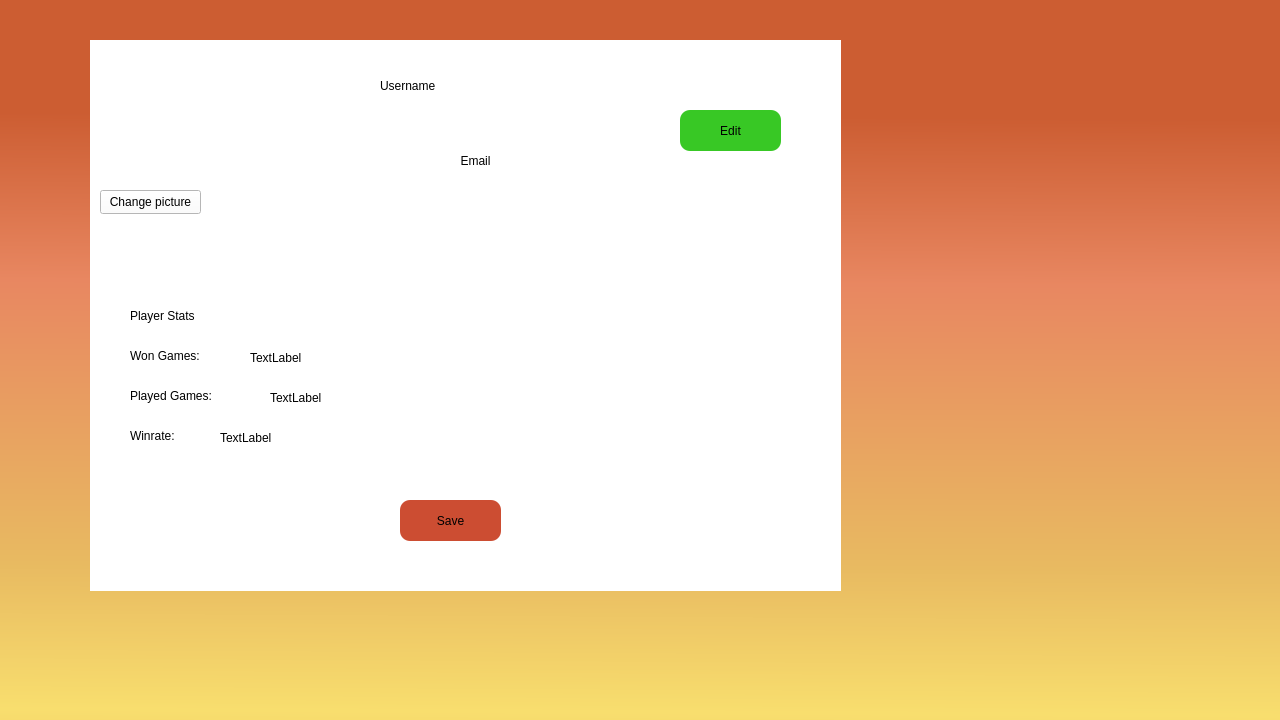
<?xml version="1.0" encoding="UTF-8"?>
<ui version="4.0">
 <class>GameWindow</class>
 <widget class="QDialog" name="GameWindow">
  <property name="geometry">
   <rect>
    <x>0</x>
    <y>0</y>
    <width>1280</width>
    <height>720</height>
   </rect>
  </property>
  <property name="minimumSize">
   <size>
    <width>1280</width>
    <height>720</height>
   </size>
  </property>
  <property name="maximumSize">
   <size>
    <width>1280</width>
    <height>720</height>
   </size>
  </property>
  <property name="windowTitle">
   <string>Dialog</string>
  </property>
  <property name="styleSheet">
   <string notr="true">background-color: qlineargradient(spread:reflect, x1:0.988636, y1:0.995, x2:1, y2:0, stop:0 rgba(248, 222, 110, 255), stop:0.202512 rgba(232, 186, 97, 255), stop:0.598116 rgba(232, 135, 97, 255), stop:0.831439 rgba(204, 93, 50, 255));</string>
  </property>
  <widget class="QWidget" name="GameMenu" native="true">
   <property name="geometry">
    <rect>
     <x>120</x>
     <y>40</y>
     <width>691</width>
     <height>471</height>
    </rect>
   </property>
   <property name="styleSheet">
    <string notr="true">background-color: rgb(255, 255, 255);</string>
   </property>
   <widget class="QLabel" name="GameTitle">
    <property name="geometry">
     <rect>
      <x>240</x>
      <y>30</y>
      <width>231</width>
      <height>71</height>
     </rect>
    </property>
    <property name="styleSheet">
     <string notr="true">font: 700 30pt &quot;Segoe UI&quot;;</string>
    </property>
    <property name="text">
     <string>TRIVIADOR</string>
    </property>
   </widget>
   <widget class="QPushButton" name="MenuPlayButton">
    <property name="geometry">
     <rect>
      <x>280</x>
      <y>140</y>
      <width>131</width>
      <height>41</height>
     </rect>
    </property>
    <property name="mouseTracking">
     <bool>true</bool>
    </property>
    <property name="acceptDrops">
     <bool>true</bool>
    </property>
    <property name="styleSheet">
     <string notr="true">background-color: rgb(213, 106, 65);
font: 700 20pt &quot;Segoe UI&quot;;
border: 2px;
border-radius: 10px;</string>
    </property>
    <property name="text">
     <string>PLAY</string>
    </property>
   </widget>
   <widget class="QPushButton" name="MenuSettingsButton">
    <property name="geometry">
     <rect>
      <x>280</x>
      <y>210</y>
      <width>131</width>
      <height>41</height>
     </rect>
    </property>
    <property name="mouseTracking">
     <bool>true</bool>
    </property>
    <property name="acceptDrops">
     <bool>true</bool>
    </property>
    <property name="styleSheet">
     <string notr="true">background-color: rgb(232, 161, 97);
font: 700 20pt &quot;Segoe UI&quot;;
border: 2px;
border-radius: 10px;</string>
    </property>
    <property name="text">
     <string>SETTINGS</string>
    </property>
   </widget>
   <widget class="QPushButton" name="MenuQuitButton">
    <property name="geometry">
     <rect>
      <x>280</x>
      <y>280</y>
      <width>131</width>
      <height>41</height>
     </rect>
    </property>
    <property name="mouseTracking">
     <bool>true</bool>
    </property>
    <property name="acceptDrops">
     <bool>true</bool>
    </property>
    <property name="styleSheet">
     <string notr="true">background-color: rgb(213, 106, 65);
background-color: rgb(235, 194, 100);
font: 700 20pt &quot;Segoe UI&quot;;
border: 2px;
border-radius: 10px;</string>
    </property>
    <property name="text">
     <string>QUIT</string>
    </property>
   </widget>
   <widget class="QWidget" name="MenuViewProfile" native="true">
    <property name="geometry">
     <rect>
      <x>539</x>
      <y>0</y>
      <width>151</width>
      <height>131</height>
     </rect>
    </property>
    <property name="styleSheet">
     <string notr="true"/>
    </property>
    <widget class="QPushButton" name="MenuViewProfileButton">
     <property name="geometry">
      <rect>
       <x>20</x>
       <y>70</y>
       <width>101</width>
       <height>41</height>
      </rect>
     </property>
     <property name="styleSheet">
      <string notr="true">background-color: rgb(56, 200, 37);
font: 700 12pt &quot;Segoe UI&quot;;
border: 2px;
border-radius: 10px;</string>
     </property>
     <property name="text">
      <string>View</string>
     </property>
    </widget>
    <widget class="QLabel" name="MenuViewProfileText">
     <property name="geometry">
      <rect>
       <x>30</x>
       <y>20</y>
       <width>101</width>
       <height>41</height>
      </rect>
     </property>
     <property name="styleSheet">
      <string notr="true">font: 700 20pt &quot;Segoe UI&quot;;</string>
     </property>
     <property name="text">
      <string>Profile</string>
     </property>
    </widget>
   </widget>
   <zorder>MenuSettingsButton</zorder>
   <zorder>GameTitle</zorder>
   <zorder>MenuPlayButton</zorder>
   <zorder>MenuQuitButton</zorder>
   <zorder>MenuViewProfile</zorder>
  </widget>
  <widget class="QWidget" name="PlayerProfile" native="true">
   <property name="geometry">
    <rect>
     <x>100</x>
     <y>40</y>
     <width>741</width>
     <height>541</height>
    </rect>
   </property>
   <property name="styleSheet">
    <string notr="true">background-color: rgb(255, 255, 255);</string>
   </property>
   <widget class="QLabel" name="ProfileUsernameLabel">
    <property name="geometry">
     <rect>
      <x>280</x>
      <y>30</y>
      <width>141</width>
      <height>31</height>
     </rect>
    </property>
    <property name="styleSheet">
     <string notr="true">font: 700 20pt &quot;Segoe UI&quot;;</string>
    </property>
    <property name="text">
     <string>Username</string>
    </property>
   </widget>
   <widget class="QLabel" name="ProfileEmailLabel">
    <property name="geometry">
     <rect>
      <x>180</x>
      <y>100</y>
      <width>391</width>
      <height>41</height>
     </rect>
    </property>
    <property name="styleSheet">
     <string notr="true">font: 700 12pt &quot;Segoe UI&quot;;</string>
    </property>
    <property name="text">
     <string>Email</string>
    </property>
    <property name="alignment">
     <set>Qt::AlignCenter</set>
    </property>
   </widget>
   <widget class="QLabel" name="ProfilePlayerStatsLabel">
    <property name="geometry">
     <rect>
      <x>30</x>
      <y>250</y>
      <width>201</width>
      <height>51</height>
     </rect>
    </property>
    <property name="styleSheet">
     <string notr="true">font: 700 24pt &quot;Segoe UI&quot;;</string>
    </property>
    <property name="text">
     <string>Player Stats</string>
    </property>
   </widget>
   <widget class="QPushButton" name="ProfileEditButton">
    <property name="geometry">
     <rect>
      <x>580</x>
      <y>70</y>
      <width>101</width>
      <height>41</height>
     </rect>
    </property>
    <property name="styleSheet">
     <string notr="true">background-color: rgb(56, 200, 37);
font: 700 12pt &quot;Segoe UI&quot;;
border: 2px;
border-radius: 10px;</string>
    </property>
    <property name="text">
     <string>Edit</string>
    </property>
   </widget>
   <widget class="QLabel" name="ProfileWonGamesLabel">
    <property name="geometry">
     <rect>
      <x>30</x>
      <y>300</y>
      <width>131</width>
      <height>31</height>
     </rect>
    </property>
    <property name="styleSheet">
     <string notr="true">font: 700 14pt &quot;Segoe UI&quot;;</string>
    </property>
    <property name="text">
     <string>Won Games:</string>
    </property>
   </widget>
   <widget class="QLabel" name="ProfilePlayedGamesLabel">
    <property name="geometry">
     <rect>
      <x>30</x>
      <y>340</y>
      <width>141</width>
      <height>31</height>
     </rect>
    </property>
    <property name="styleSheet">
     <string notr="true">font: 700 14pt &quot;Segoe UI&quot;;</string>
    </property>
    <property name="text">
     <string>Played Games:</string>
    </property>
   </widget>
   <widget class="QLabel" name="ProfileWinRateLabel">
    <property name="geometry">
     <rect>
      <x>30</x>
      <y>380</y>
      <width>141</width>
      <height>31</height>
     </rect>
    </property>
    <property name="styleSheet">
     <string notr="true">font: 700 14pt &quot;Segoe UI&quot;;</string>
    </property>
    <property name="text">
     <string>Winrate:</string>
    </property>
   </widget>
   <widget class="QLabel" name="ProfileDisplayWonGames">
    <property name="geometry">
     <rect>
      <x>150</x>
      <y>310</y>
      <width>71</width>
      <height>16</height>
     </rect>
    </property>
    <property name="text">
     <string>TextLabel</string>
    </property>
   </widget>
   <widget class="QLabel" name="ProfileDisplayPlayedGames">
    <property name="geometry">
     <rect>
      <x>170</x>
      <y>350</y>
      <width>71</width>
      <height>16</height>
     </rect>
    </property>
    <property name="text">
     <string>TextLabel</string>
    </property>
   </widget>
   <widget class="QLabel" name="ProfileDisplayWinRate">
    <property name="geometry">
     <rect>
      <x>120</x>
      <y>390</y>
      <width>71</width>
      <height>16</height>
     </rect>
    </property>
    <property name="text">
     <string>TextLabel</string>
    </property>
   </widget>
   <widget class="QPushButton" name="ProfileSaveButton">
    <property name="geometry">
     <rect>
      <x>300</x>
      <y>460</y>
      <width>101</width>
      <height>41</height>
     </rect>
    </property>
    <property name="styleSheet">
     <string notr="true">background-color: rgb(204, 77, 50);
font: 700 12pt &quot;Segoe UI&quot;;
border: 2px;
border-radius: 10px;</string>
    </property>
    <property name="text">
     <string>Save</string>
    </property>
   </widget>
   <widget class="QLabel" name="ProfilePictureLabel">
    <property name="geometry">
     <rect>
      <x>20</x>
      <y>20</y>
      <width>151</width>
      <height>121</height>
     </rect>
    </property>
    <property name="text">
     <string/>
    </property>
    <property name="pixmap">
     <pixmap resource="TriviadorGame.qrc">:/TriviadorGame/Images/trivdefaultpfp.jpg</pixmap>
    </property>
    <property name="scaledContents">
     <bool>true</bool>
    </property>
   </widget>
   <widget class="QPushButton" name="ProfileChangePictureButton">
    <property name="geometry">
     <rect>
      <x>0</x>
      <y>150</y>
      <width>101</width>
      <height>24</height>
     </rect>
    </property>
    <property name="text">
     <string>Change picture</string>
    </property>
   </widget>
  </widget>
  <widget class="QWidget" name="EditPlayerProfile" native="true">
   <property name="geometry">
    <rect>
     <x>100</x>
     <y>40</y>
     <width>741</width>
     <height>541</height>
    </rect>
   </property>
   <property name="styleSheet">
    <string notr="true">background-color: rgb(255, 255, 255);</string>
   </property>
   <widget class="QLabel" name="EditNewUsernameLabel">
    <property name="geometry">
     <rect>
      <x>100</x>
      <y>100</y>
      <width>221</width>
      <height>51</height>
     </rect>
    </property>
    <property name="styleSheet">
     <string notr="true">font: 700 20pt &quot;Segoe UI&quot;;</string>
    </property>
    <property name="text">
     <string>New Username</string>
    </property>
   </widget>
   <widget class="QLabel" name="EditCurrentPasswordLabel">
    <property name="geometry">
     <rect>
      <x>100</x>
      <y>160</y>
      <width>251</width>
      <height>51</height>
     </rect>
    </property>
    <property name="styleSheet">
     <string notr="true">font: 700 20pt &quot;Segoe UI&quot;;</string>
    </property>
    <property name="text">
     <string>Current Password</string>
    </property>
   </widget>
   <widget class="QLabel" name="EditNewPasswordLabel">
    <property name="geometry">
     <rect>
      <x>100</x>
      <y>220</y>
      <width>221</width>
      <height>51</height>
     </rect>
    </property>
    <property name="styleSheet">
     <string notr="true">font: 700 20pt &quot;Segoe UI&quot;;</string>
    </property>
    <property name="text">
     <string>New Password</string>
    </property>
   </widget>
   <widget class="QLabel" name="EditConfirmPasswordLabel">
    <property name="geometry">
     <rect>
      <x>100</x>
      <y>280</y>
      <width>261</width>
      <height>51</height>
     </rect>
    </property>
    <property name="styleSheet">
     <string notr="true">font: 700 20pt &quot;Segoe UI&quot;;</string>
    </property>
    <property name="text">
     <string>Confirm Password</string>
    </property>
   </widget>
   <widget class="QLineEdit" name="EditNewUsernameField">
    <property name="geometry">
     <rect>
      <x>420</x>
      <y>110</y>
      <width>221</width>
      <height>31</height>
     </rect>
    </property>
    <property name="styleSheet">
     <string notr="true">border: 2px;
border-radius: 10px;
background-color: rgb(204, 93, 50);</string>
    </property>
   </widget>
   <widget class="QLineEdit" name="EditCurrentPasswordField">
    <property name="geometry">
     <rect>
      <x>420</x>
      <y>170</y>
      <width>221</width>
      <height>31</height>
     </rect>
    </property>
    <property name="styleSheet">
     <string notr="true">border: 2px;
border-radius: 10px;
background-color: rgb(204, 93, 50);</string>
    </property>
   </widget>
   <widget class="QLineEdit" name="EditNewPasswordField">
    <property name="geometry">
     <rect>
      <x>420</x>
      <y>230</y>
      <width>221</width>
      <height>31</height>
     </rect>
    </property>
    <property name="styleSheet">
     <string notr="true">border: 2px;
border-radius: 10px;
background-color: rgb(204, 93, 50);</string>
    </property>
   </widget>
   <widget class="QLineEdit" name="EditConfirmPasswordField">
    <property name="geometry">
     <rect>
      <x>420</x>
      <y>290</y>
      <width>221</width>
      <height>31</height>
     </rect>
    </property>
    <property name="styleSheet">
     <string notr="true">border: 2px;
border-radius: 10px;
background-color: rgb(204, 93, 50);</string>
    </property>
   </widget>
   <widget class="QPushButton" name="EditSaveChangesButton">
    <property name="geometry">
     <rect>
      <x>310</x>
      <y>420</y>
      <width>111</width>
      <height>41</height>
     </rect>
    </property>
    <property name="styleSheet">
     <string notr="true">border: 2px;
font: 700 20pt &quot;Segoe UI&quot;;
border-radius: 10px;
background-color: rgb(204, 93, 50);</string>
    </property>
    <property name="text">
     <string>Save</string>
    </property>
   </widget>
  </widget>
  <widget class="QWidget" name="Settings" native="true">
   <property name="geometry">
    <rect>
     <x>100</x>
     <y>40</y>
     <width>741</width>
     <height>541</height>
    </rect>
   </property>
   <property name="styleSheet">
    <string notr="true">background-color: rgb(255, 255, 255);</string>
   </property>
   <widget class="QPushButton" name="SettingsSaveButton">
    <property name="geometry">
     <rect>
      <x>320</x>
      <y>450</y>
      <width>101</width>
      <height>41</height>
     </rect>
    </property>
    <property name="styleSheet">
     <string notr="true">background-color: rgb(204, 77, 50);
font: 700 12pt &quot;Segoe UI&quot;;
border: 2px;
border-radius: 10px;</string>
    </property>
    <property name="text">
     <string>Save</string>
    </property>
   </widget>
   <widget class="QLabel" name="SettingsSoundBarLabel">
    <property name="geometry">
     <rect>
      <x>50</x>
      <y>20</y>
      <width>91</width>
      <height>51</height>
     </rect>
    </property>
    <property name="styleSheet">
     <string notr="true">font: 700 14pt &quot;Segoe UI&quot;;</string>
    </property>
    <property name="text">
     <string>Sound</string>
    </property>
   </widget>
   <widget class="QSlider" name="SettingsSoundSlider">
    <property name="geometry">
     <rect>
      <x>139</x>
      <y>31</y>
      <width>151</width>
      <height>31</height>
     </rect>
    </property>
    <property name="value">
     <number>50</number>
    </property>
    <property name="orientation">
     <enum>Qt::Horizontal</enum>
    </property>
   </widget>
   <widget class="QLabel" name="SettingsSoundLabel">
    <property name="geometry">
     <rect>
      <x>300</x>
      <y>30</y>
      <width>91</width>
      <height>31</height>
     </rect>
    </property>
    <property name="text">
     <string>TextLabel</string>
    </property>
   </widget>
  </widget>
  <widget class="QWidget" name="Game" native="true">
   <property name="geometry">
    <rect>
     <x>90</x>
     <y>40</y>
     <width>751</width>
     <height>551</height>
    </rect>
   </property>
   <property name="styleSheet">
    <string notr="true">background-color: rgb(255, 255, 255);</string>
   </property>
   <widget class="QLabel" name="QuestionLabel">
    <property name="geometry">
     <rect>
      <x>0</x>
      <y>60</y>
      <width>751</width>
      <height>41</height>
     </rect>
    </property>
    <property name="text">
     <string/>
    </property>
   </widget>
   <widget class="QPlainTextEdit" name="AnswerLabel">
    <property name="geometry">
     <rect>
      <x>90</x>
      <y>180</y>
      <width>581</width>
      <height>71</height>
     </rect>
    </property>
   </widget>
   <widget class="QPushButton" name="VerifyLabel">
    <property name="geometry">
     <rect>
      <x>330</x>
      <y>320</y>
      <width>101</width>
      <height>41</height>
     </rect>
    </property>
    <property name="styleSheet">
     <string notr="true">background-color: rgb(48, 180, 33);</string>
    </property>
    <property name="text">
     <string>Verify</string>
    </property>
   </widget>
   <widget class="QLabel" name="VerifyAnswerLabel">
    <property name="geometry">
     <rect>
      <x>228</x>
      <y>400</y>
      <width>311</width>
      <height>101</height>
     </rect>
    </property>
    <property name="text">
     <string/>
    </property>
   </widget>
  </widget>
  <zorder>GameMenu</zorder>
  <zorder>Game</zorder>
  <zorder>Settings</zorder>
  <zorder>EditPlayerProfile</zorder>
  <zorder>PlayerProfile</zorder>
 </widget>
 <resources>
  <include location="TriviadorGame.qrc"/>
 </resources>
 <connections/>
</ui>
